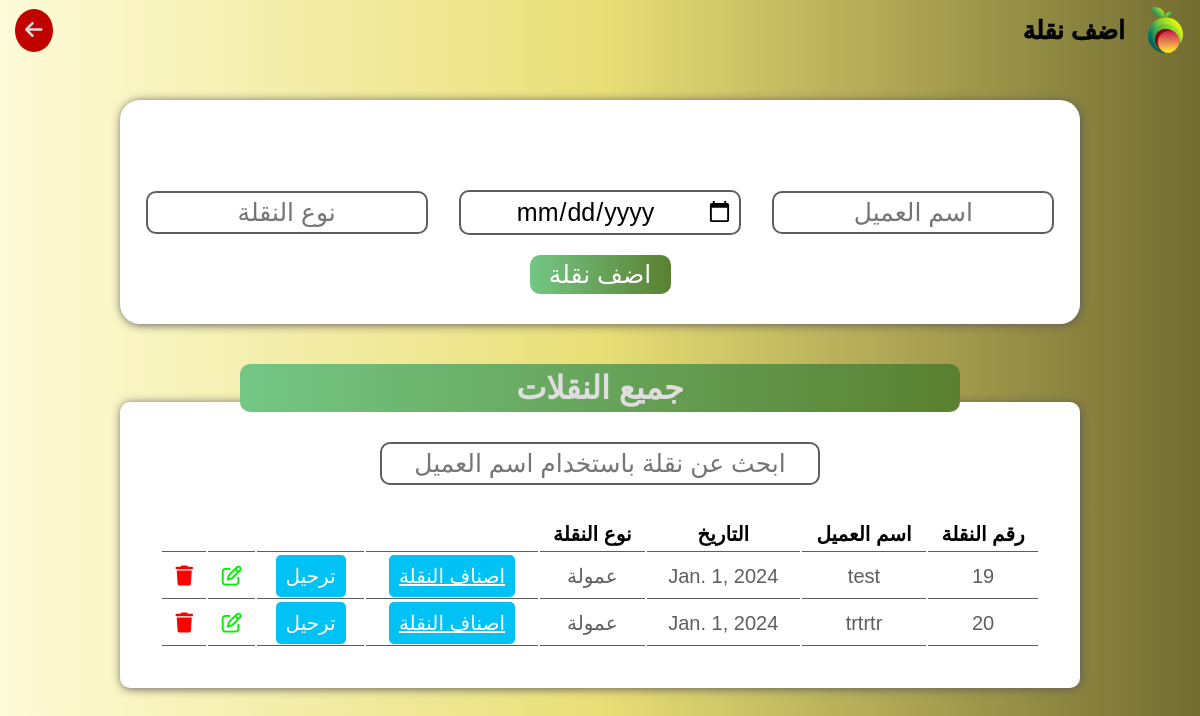
/addcontainer, run on an earlier commit of the app's database.
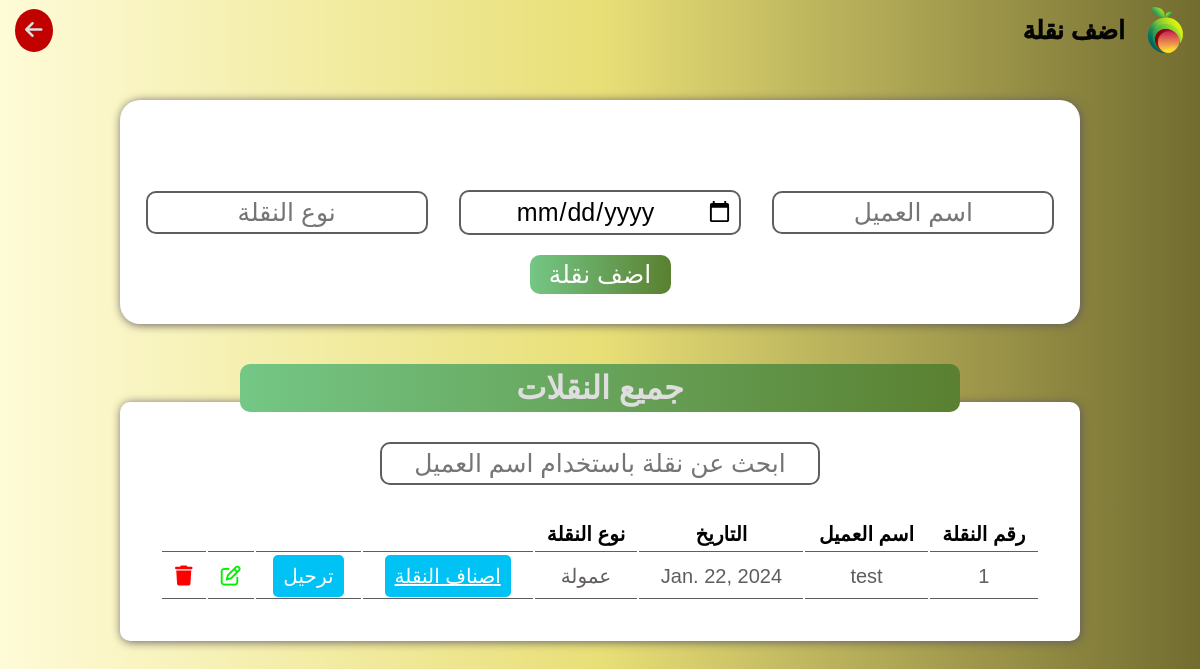
And on a later commit of the database.
### user/models.py (models this page shows, shortened)
class Container(models.Model):
    supplier = models.ForeignKey(Supplier, on_delete=models.SET_NULL, null=True)
    date = models.DateField()
    type = models.CharField(max_length=30, default='عمولة')
    num_sold_items = models.PositiveIntegerField(null=True)
    num_not_sold_items = models.PositiveIntegerField(null=True)

class Supplier(models.Model):
    name = models.CharField(max_length=30)
    place = models.CharField(max_length=70, default='غير محدد')
    date = models.DateField(default=timezone.now().date())
    his_money = models.DecimalField(max_digits=10, decimal_places=2, default=0)
    on_him_money = models.DecimalField(max_digits=10, decimal_places=2,default=0)
    total = models.DecimalField(max_digits=10, decimal_places=2, blank=True, null=True)
    num_of_containers = models.PositiveIntegerField(default=0)
    @property
    def total(self):
        return self.his_money - self.on_him_money
    @property
    def num_of_containers(self):
        return self.container_set.count()

### user/views.py (the view, shortened to what this page needs)
# urls.py: path('addcontainer',views.add_container, name='addcontainer' ),
def add_container(request):
    container = Container.objects.all()
    context = {'container':container}
    containers = Container.objects.all()
    context = {'containers': containers}
    return render(request, 'add.html', context)

### templates/add.html (shortened to what this page needs)
{% load static %}
<!DOCTYPE html>
<html lang="en">
<head>
    <link rel="stylesheet" href="https://cdnjs.cloudflare.com/ajax/libs/font-awesome/6.5.1/css/all.min.css" />
    <link rel="stylesheet" href="{% static "css/main.css" %}">
</head>
<body>
    <header>
        <div class="main">
            <img src="{% static "images/logo.png" %}" alt="">
            <h1>اضف نقلة</h1>
        </div>
        <a href="#" onclick="goBack()"><i class="fa-solid fa-arrow-left"></i></a>
    </header>
    <div class="addnewcar">
        <form method="POST" class="addcar" action="{% url "addcontainer" %}">
            <ul class="messages">
            </ul>
            <div>
                <input name='supplier' type="text" placeholder="اسم العميل">
                <input name='date' type="date" placeholder="التاريخ">
                <input name='type' type="text" placeholder="نوع النقلة">
            </div>
            <button class="addbtn">اضف نقلة</button>
        </form>
        <div class="title">
            <h1>جميع النقلات</h1>
        </div>
        <div class="table">
            <input id="searchbar" type="text" placeholder="ابحث عن نقلة باستخدام اسم العميل">
            <table>
                <thead>
                    <tr>
                        <th>رقم النقلة</th>
                        <th>اسم العميل</th>
                        <th>التاريخ</th>
                        <th>نوع النقلة</th>
                        <th></th>
                        <th></th>
                        <th></th>
                        <th></th>
                    </tr>
                </thead>
                <tbody id="tablebody">
                    <tr>
                        {% for container in containers  %}
                        <td>{{container.id}}</td>
                        <td>{{container.supplier.name}}</td>
                        <td>{{container.date}}</td>
                        <td>{{container.type}}</td>
                        <td><a href="{% url "containeritems" container.id %}" class="type" id="addkind">اصناف النقلة</a></td>
                        <td><a style="text-decoration: none;" href="{% url "sellcar" %}" class="type" id="sellbtn">ترحيل</a></td>
                        <td><a href="{% url "containerupdate" container.id %}" id="editcar" class="btn" style="color: #00F000;"><i class="fa-regular fa-pen-to-square"></i></a></td>
                        <td><a href="{% url "containerdelete" container.id %}" id="deletecar" class="btn"  style="color: #FF0000;" ><i class="fa-solid fa-trash"></i></a></td>
                    </tr>
                    {% endfor %}
                </tbody>
            </table>
        </div>
    </div>
</body>
</html>

What changed in the data, as far as the page shows it:
removed Container: id "19", supplier.name "test", date "Jan. 1, 2024", type "عمولة"
removed Container: id "20", supplier.name "trtrtr", date "Jan. 1, 2024", type "عمولة"
added Container: id "1", supplier.name "test", date "Jan. 22, 2024", type "عمولة"
